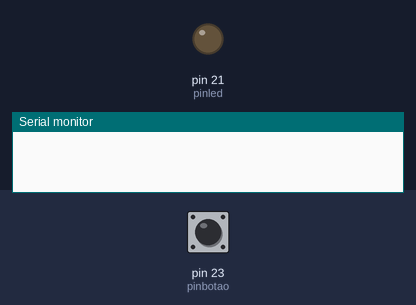
Recording of a program running on a simulated Arduino Mega 2560, built with avr-gcc and run on an emulated ATmega2560. Parts: output pins drawn as LEDs (lit = HIGH), the last lines printed to the serial monitor. The inputs (shaded band) are chosen by the test bench; at power-on: pin 23 (pinbotao) HIGH.

Above: at 1.2 s.
1.3 s: pin 23 (pinbotao) pulled LOW for 0.15 s
At 1.8 s:
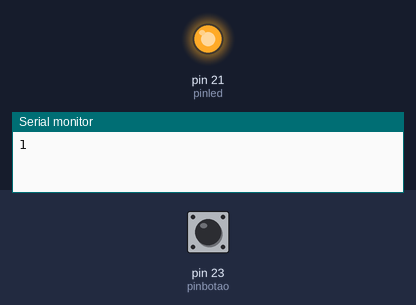
2.9 s: pin 23 (pinbotao) pulled LOW for 1 s
At 4.2 s:
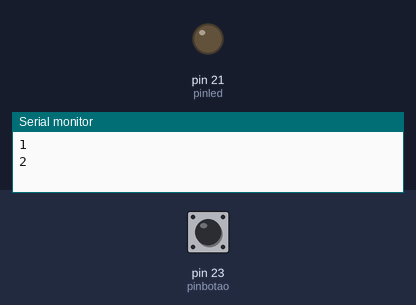
5.4 s: pin 23 (pinbotao) pulled LOW for 3.2 s
At 6.1 s:
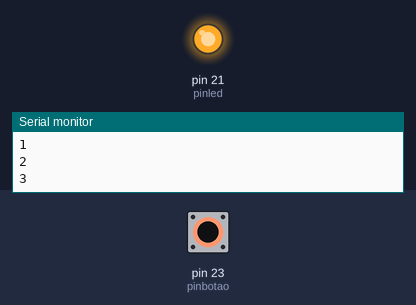
Timing chart, 0 to 8.4 s (numbered marks = the images above; inputs shaded):
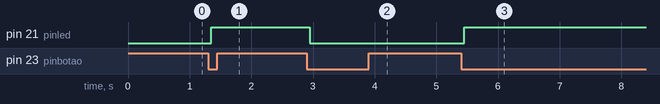

Measured:
- after the input at 1.3 s, pin 21 (pinled): LOW → HIGH after 0.05 s
- after the input at 2.9 s, pin 21 (pinled): HIGH → LOW after 0.05 s
- after the input at 5.4 s, pin 21 (pinled): LOW → HIGH after 0.05 s

The program:

main.cpp
```cpp
#include <Arduino.h>

#define pinled 21
#define pinbotao 23

void setup()
{
 pinMode(pinled, OUTPUT);
 pinMode(pinbotao, INPUT_PULLUP);
 Serial.begin(9600);
}

void loop()
{
 static bool leiturabotaopassado;
 bool leiturabotao = digitalRead(pinbotao);
 static bool led = 0;
 static int contagem = 0;
 static long tempopassado;
 static bool ultimaacao = 1;
 long tempo = millis();

 if(leiturabotao != leiturabotaopassado)
  {
   tempopassado = tempo;
  }

 if(50 < tempo - tempopassado)
   {
    if(ultimaacao != leiturabotao)
     {
      ultimaacao = leiturabotao;
      if (!leiturabotao)
      {
        led = !led;
        Serial.println(++contagem);
      }
     }
   }

 leiturabotaopassado = leiturabotao;

 digitalWrite(pinled, led);
}
```
